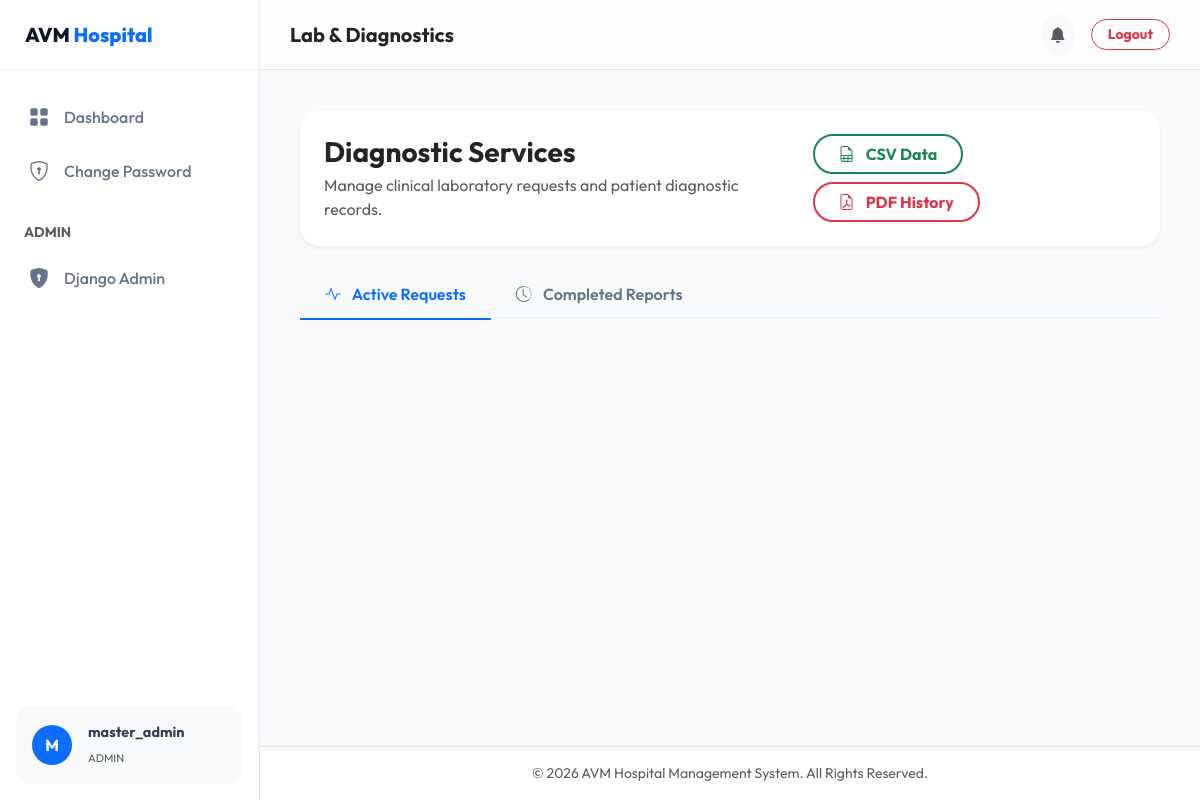
Screenshot of /lab/ (signed in) with the database file from the repository.
### hospital/models.py (models this page shows, shortened)
class CustomUser(AbstractUser):
    ROLE_CHOICES = (
        ('doctor', 'Doctor'),
        ('patient', 'Patient'),
        ('pharmacist', 'Pharmacist'),
        ('lab_tech', 'Lab Technician'),
    )
    role = models.CharField(max_length=15, choices=ROLE_CHOICES, default='patient')
    phone_number = models.CharField(max_length=15, blank=True, null=True)
    full_name = models.CharField(max_length=255, blank=True, null=True)
    address = models.TextField(blank=True, null=True)

### hospital/views.py (the view, shortened to what this page needs)
# urls.py: path('lab/', views.lab_dashboard, name='lab_dashboard'),
@login_required
def lab_dashboard(request):
    if request.user.role != 'lab_tech' and not request.user.is_superuser:
        return redirect('dashboard')
    from .models import LabRequest
    from django.contrib import messages
    lab_requests = LabRequest.objects.all().order_by('status', '-request_date')
    return render(request, 'lab_dashboard.html', {'lab_requests': lab_requests})

### hospital/templates/lab_dashboard.html (shortened to what this page needs)
{% extends 'base.html' %}
{% block page_title %}Lab & Diagnostics{% endblock %}
{% block content %}
<div class="row g-4 mb-4">
    <div class="col-lg-12">
        <div class="card-custom p-4 bg-white border-0 shadow-sm">
            <div class="d-flex flex-column flex-md-row justify-content-between align-items-md-center gap-3">
                <div>
                    <h3 class="fw-bold mb-1 text-dark">Diagnostic Services</h3>
                    <p class="text-muted mb-0">Manage clinical laboratory requests and patient diagnostic records.</p>
                </div>
                <div class="d-flex flex-wrap gap-2">
                    <a href="{% url 'export_lab_csv' %}"
                        class="btn btn-outline-success border-2 rounded-pill px-4 fw-bold small">
                        <i class="bi bi-file-earmark-spreadsheet me-2"></i> CSV Data
                    </a>
                    <a href="{% url 'export_lab_pdf' %}"
                        class="btn btn-outline-danger border-2 rounded-pill px-4 fw-bold small">
                        <i class="bi bi-file-earmark-pdf me-2"></i> PDF History
                    </a>
                </div>
            </div>
        </div>
    </div>
</div>
<ul class="nav nav-tabs nav-tabs-custom" id="labTabs" role="tablist">
    <li class="nav-item" role="presentation">
        <button class="nav-link active" id="active-tab" data-bs-toggle="tab" data-bs-target="#active-requests"
            type="button" role="tab">
            <i class="bi bi-activity me-2"></i> Active Requests
        </button>
    </li>
    <li class="nav-item" role="presentation">
        <button class="nav-link" id="history-tab" data-bs-toggle="tab" data-bs-target="#history-reports" type="button"
            role="tab">
            <i class="bi bi-clock-history me-2"></i> Completed Reports
        </button>
    </li>
</ul>
{% endblock %}

### hospital/templates/base.html (shortened to what this page needs)
{% load static %}
<!DOCTYPE html>
<html lang="en">
<head>
    <link href="https://cdn.jsdelivr.net/npm/bootstrap@5.3.0/dist/css/bootstrap.min.css" rel="stylesheet">
    <link rel="stylesheet" href="https://cdn.jsdelivr.net/npm/bootstrap-icons@1.10.5/font/bootstrap-icons.css">
</head>
<body>
    <aside class="sidebar" id="sidebar">
        <div class="sidebar-header">
            <a href="{% url 'home' %}" class="sidebar-brand">AVM <span>Hospital</span></a>
        </div>
        <div class="sidebar-nav">
            <a href="{% url 'dashboard' %}"
                class="nav-link-custom {% if request.resolver_match.url_name == 'dashboard' %}active{% endif %}">
                <i class="bi bi-grid-fill"></i> Dashboard
            </a>
            <a href="{% url 'password_change' %}"
                class="nav-link-custom {% if request.resolver_match.url_name == 'password_change' %}active{% endif %}">
                <i class="bi bi-shield-lock"></i> Change Password
            </a>
            {% if request.user.is_superuser %}
            <div class="px-4 mt-4 mb-2 small text-uppercase text-muted fw-bold">Admin</div>
            <a href="{% url 'admin:index' %}" class="nav-link-custom">
                <i class="bi bi-shield-lock-fill"></i> Django Admin
            </a>
            {% endif %}
        </div>
        <div class="p-3">
            <div class="bg-light p-3 rounded-4 d-flex align-items-center">
                <div class="flex-shrink-0">
                    <div class="rounded-circle bg-primary text-white d-flex align-items-center justify-content-center"
                        style="width: 40px; height: 40px;">
                        <span class="fw-bold">{{ request.user.username|make_list|first|upper }}</span>
                    </div>
                </div>
                <div class="flex-grow-1 ms-3 overflow-hidden">
                    <p class="mb-0 fw-bold text-truncate" style="font-size: 0.9rem;">
                        {{ request.user.full_name|default:request.user.username }}</p>
                    <small class="text-muted text-uppercase" style="font-size: 0.7rem;">
                        {{ request.user.get_role_display|default:request.user.role }}</small>
                </div>
            </div>
        </div>
    </aside>
    <div class="main-wrapper">
        <header class="main-header">
            <h5 class="mb-0 fw-bold text-dark d-none d-md-block">{% block page_title %}Dashboard{% endblock %}</h5>
            <div class="d-flex align-items-center gap-3">
                <div class="dropdown">
                    <button class="btn btn-light rounded-circle p-2" type="button" data-bs-toggle="dropdown">
                        <i class="bi bi-bell-fill text-muted"></i>
                    </button>
                </div>
                <form method="post" action="{% url 'logout' %}">
                    <button type="submit"
                        class="btn btn-outline-danger btn-sm rounded-pill px-3 fw-bold">Logout</button>
                </form>
            </div>
        </header>
        <main class="content-body">
            {% block content %}{% endblock %}
        </main>
        <footer class="footer mt-auto py-3 bg-white border-top text-center text-muted small">
            <p class="mb-0">© 2026 AVM Hospital Management System. All Rights Reserved.</p>
        </footer>
    </div>
</body>
</html>

### hospital/templates/base.html (style rules this page uses)
:root { --primary-color: #0d6efd; --secondary-color: #198754; --accent-color: #6366f1; --dark-blue: #0f172a; --sidebar-width: 260px; --header-height: 70px; --card-shadow: 0 10px 30px rgba(0, 0, 0, 0.04); --transition: all 0.3s cubic-bezier(0.4, 0, 0.2, 1); }
body { font-family: 'Outfit', sans-serif; background-color: #f8fafc; color: #334155; min-height: 100vh; overflow-x: hidden; }
.sidebar { width: var(--sidebar-width); height: 100vh; position: fixed; top: 0; left: 0; background-color: white; border-right: 1px solid #e2e8f0; z-index: 1000; transition: var(--transition); display: flex; flex-direction: column; }
.sidebar-header { height: var(--header-height); display: flex; align-items: center; padding: 0 25px; border-bottom: 1px solid #f1f5f9; }
.sidebar-brand { font-weight: 800; font-size: 1.25rem; color: var(--dark-blue); text-decoration: none; }
.sidebar-brand span { color: var(--primary-color); }
.sidebar-nav { padding: 20px 0; flex-grow: 1; }
.nav-link-custom { display: flex; align-items: center; padding: 12px 25px; color: #64748b; text-decoration: none; font-weight: 500; transition: var(--transition); border-left: 4px solid transparent; }
.nav-link-custom i { font-size: 1.25rem; margin-right: 15px; }
.main-wrapper { margin-left: var(--sidebar-width); transition: var(--transition); min-height: 100vh; display: flex; flex-direction: column; }
.main-header { height: var(--header-height); background: rgba(255, 255, 255, 0.8); backdrop-filter: blur(10px); border-bottom: 1px solid #e2e8f0; display: flex; align-items: center; justify-content: space-between; padding: 0 30px; position: sticky; top: 0; z-index: 900; }
.content-body { padding: 40px; flex-grow: 1; }
.card-custom { background: white; border-radius: 20px; border: 1px solid #e2e8f0; box-shadow: var(--card-shadow); transition: var(--transition); overflow: hidden; }

### hospital/templates/lab_dashboard.html (style rules this page uses)
.nav-tabs-custom { border-bottom: 2px solid #f1f5f9; margin-bottom: 30px; }
.nav-tabs-custom .nav-link { border: none; color: #64748b; font-weight: 600; padding: 12px 25px; position: relative; }
.nav-tabs-custom .nav-link.active { color: var(--primary-color); background: transparent; }
.nav-tabs-custom .nav-link.active::after { content: ''; position: absolute; bottom: -2px; left: 0; width: 100%; height: 2px; background-color: var(--primary-color); }

### rows the page displays
CustomUser: user.username|make_list "M", user.full_name "master_admin", user.role "ADMIN"
